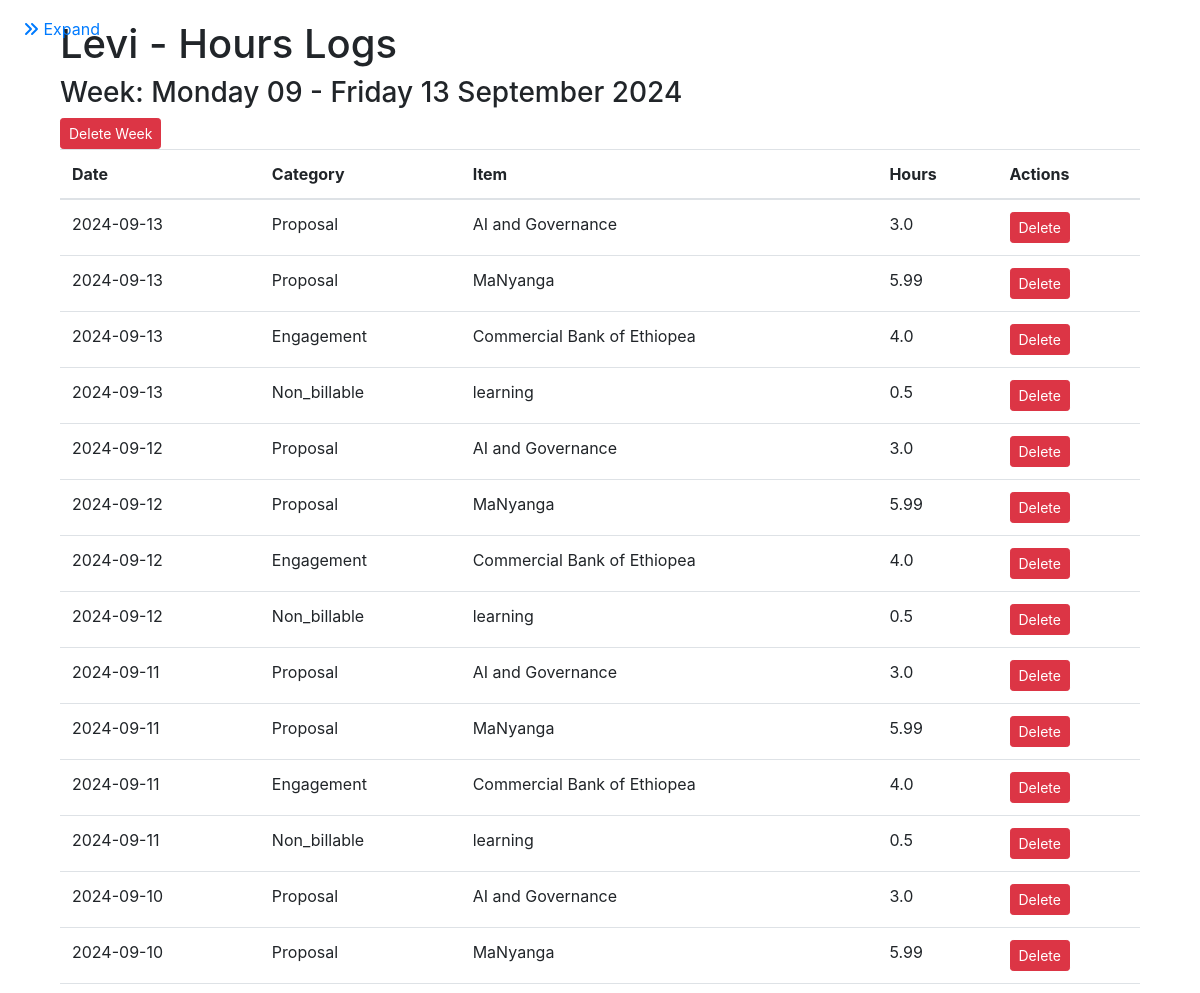
Page /view_logs/1 (upper part) on the earlier database version.
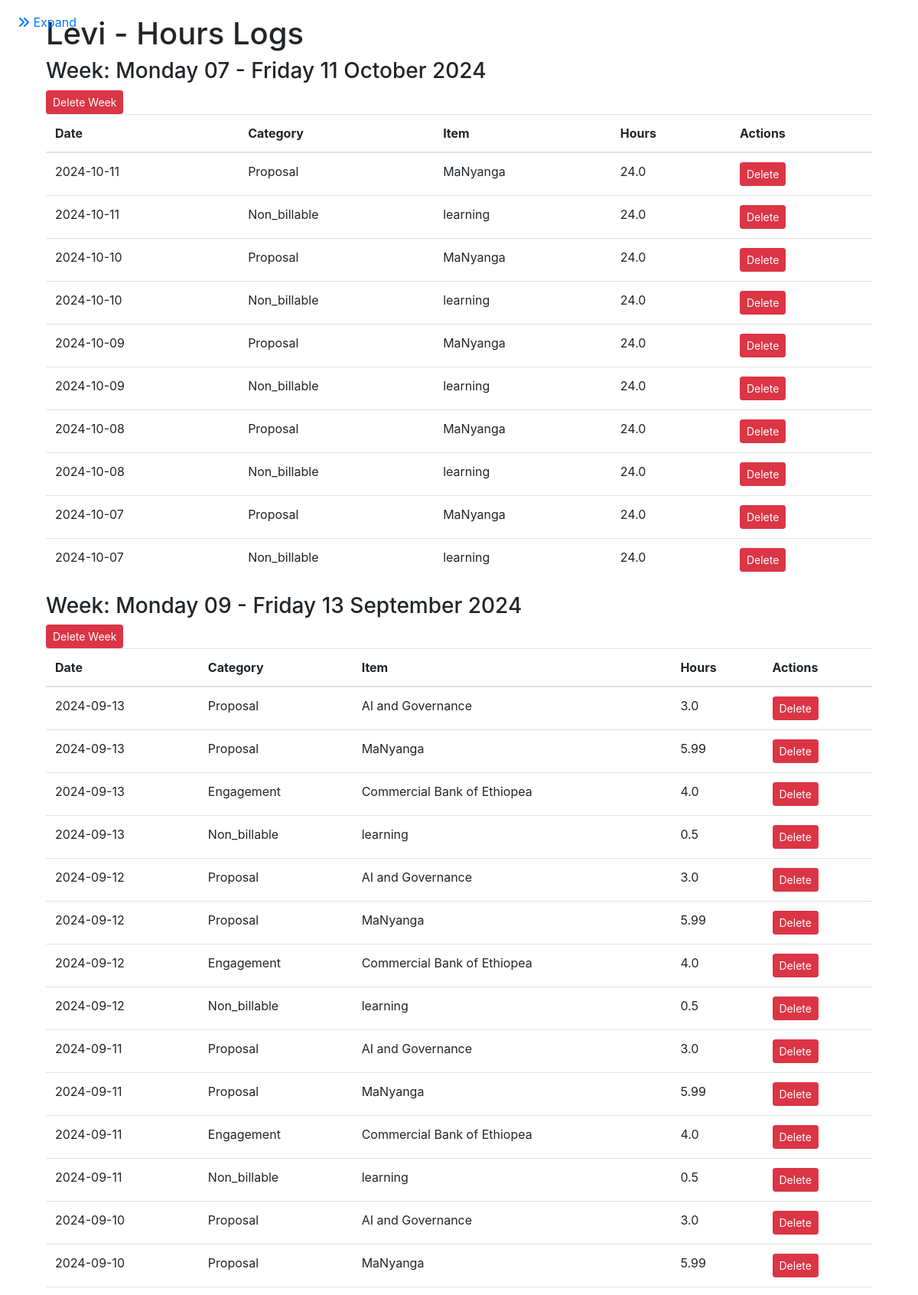
Same page on the later database version.
### app.py (models this page shows)
class Staff(db.Model):
    id = db.Column(db.Integer, primary_key=True)
    name = db.Column(db.String(100), nullable=False)
    email = db.Column(db.String(120), unique=True, nullable=False)
    leave_days_remaining = db.Column(db.Float, default=0.0)  # Leave days remaining in hours
    is_team_leader = db.Column(Boolean, default=False)  # New field to indicate if the staff is a team leader
    receive_notifications = db.Column(Boolean, default=True)  # New field for notification preferences
    engagements = db.relationship('Engagement', backref='team_leader', lazy=True)
    proposals = db.relationship('Proposal', backref='team_leader', lazy=True)
    hours_logs = db.relationship('HoursLog', backref='staff_member', lazy=True)
    leave_records = db.relationship('LeaveRecord', backref='staff', lazy=True)
    utilizations = db.relationship('Utilization', backref='staff', lazy=True)

class HoursLog(db.Model):
    id = db.Column(db.Integer, primary_key=True)
    staff_id = db.Column(db.Integer, db.ForeignKey('staff.id'))
    category = db.Column(db.String(20), nullable=False)
    item_id = db.Column(db.Integer, nullable=False)
    hours = db.Column(db.Float, nullable=False)
    date = db.Column(db.Date, nullable=False)  # Changed from week_start to date

class Proposal(db.Model):
    id = db.Column(db.Integer, primary_key=True)
    name = db.Column(db.String(100), nullable=False)
    team_leader_id = db.Column(db.Integer, db.ForeignKey('staff.id'))
    status = db.Column(db.String(10), nullable=False)

class Engagement(db.Model):
    id = db.Column(db.Integer, primary_key=True)
    name = db.Column(db.String(100), nullable=False)
    team_leader_id = db.Column(db.Integer, db.ForeignKey('staff.id'))
    status = db.Column(db.String(10), nullable=False)

class NonBillable(db.Model):
    id = db.Column(db.Integer, primary_key=True)
    name = db.Column(db.String(100), nullable=False)

### app.py (the view, shortened to what this page needs)
@app.route('/view_logs/<int:staff_id>', methods=['GET', 'POST'])
def view_logs(staff_id):
    staff = Staff.query.get_or_404(staff_id)
    page = request.args.get('page', 1, type=int)
    per_page = 50  # Number of logs to display per page
    logs = HoursLog.query.filter_by(staff_id=staff_id).order_by(HoursLog.date.desc()).paginate(page=page,
                                                                                               per_page=per_page)
    grouped_logs = {}
    for log in logs.items:
        start_of_week = log.date - timedelta(days=log.date.weekday())  # Monday of the week
        end_of_week = start_of_week + timedelta(days=4)  # Friday of the week
        week_label = f"{start_of_week.strftime('%A %d')} - {end_of_week.strftime('%A %d %B %Y')}"
        if week_label not in grouped_logs:
            grouped_logs[week_label] = []
        grouped_logs[week_label].append(log)
    return render_template('staff_logs.html', staff=staff, grouped_logs=grouped_logs, Proposal=Proposal,
                           Engagement=Engagement, NonBillable=NonBillable, logs=logs)

### templates/staff_logs.html (shortened to what this page needs)
{% extends 'base.html' %}
{% block content %}
<h1>{{ staff.name }} - Hours Logs</h1>
{% for week, week_logs in grouped_logs.items() %}
    <h3>Week: {{ week }}</h3>
    <form method="post" style="display:inline;">
        <button type="submit" class="btn btn-danger btn-sm" onclick="return confirm('Are you sure you want to delete all logs for this week?')">Delete Week</button>
    </form>
    <table class="table">
        <thead>
            <tr>
                <th>Date</th>
                <th>Category</th>
                <th>Item</th>
                <th>Hours</th>
                <th>Actions</th>
            </tr>
        </thead>
        <tbody>
            {% for log in week_logs %}
            <tr>
                <td>{{ log.date }}</td>
                <td>{{ log.category.capitalize() }}</td>
                <td>
                    {% if log.category == 'proposal' %}
                        {{ Proposal.query.get(log.item_id).name }}
                    {% elif log.category == 'engagement' %}
                        {{ Engagement.query.get(log.item_id).name }}
                    {% elif log.category == 'non_billable' %}
                        {{ NonBillable.query.get(log.item_id).name }}
                    {% endif %}
                </td>
                <td>{{ log.hours }}</td>
                <td>
                    <form method="post" class="d-inline">
                        <button type="submit" class="btn btn-danger btn-sm">Delete</button>
                    </form>
                </td>
            </tr>
            {% endfor %}
        </tbody>
    </table>
{% endfor %}
{% endblock %}

### templates/base.html (shortened to what this page needs)
<!DOCTYPE html>
<html lang="en">
<head>
    <link rel="stylesheet" href="https://cdnjs.cloudflare.com/ajax/libs/font-awesome/5.15.3/css/all.min.css">
    <link rel="stylesheet" href="https://maxcdn.bootstrapcdn.com/bootstrap/4.0.0/css/bootstrap.min.css">
</head>
<body>
    <div class="wrapper">
        <div class="content" id="main-content">
            <button class="btn btn-link" id="show-sidebar"><i class="fas fa-angle-double-right"></i> Expand</button>
            <div class="container">
                <main class="container">
                    {% block content %}{% endblock %}
                </main>
            </div>
        </div>
    </div>
</body>
</html>

### templates/base.html (style rules this page uses)
html, body { height: 100%; margin: 0; }
.wrapper { display: flex; min-height: 100vh; }
.content { flex: 1; padding: 20px; transition: margin-left 0.3s ease; }
#show-sidebar { position: fixed; top: 10px; left: 10px; z-index: 1001; }

Differences in the rows shown:
added HoursLog: date "2024-10-11", category "Proposal", {{ Proposal.query.get(log.item_id).name }} "MaNyanga", hours "24.0", shown under "Monday 07 - Friday 11 October 2024"
added HoursLog: date "2024-10-11", category "Non_billable", {{ NonBillable.query.get(log.item_id).name }} "learning", hours "24.0", shown under "Monday 07 - Friday 11 October 2024"
added HoursLog: date "2024-10-10", category "Proposal", {{ Proposal.query.get(log.item_id).name }} "MaNyanga", hours "24.0", shown under "Monday 07 - Friday 11 October 2024"
added HoursLog: date "2024-10-10", category "Non_billable", {{ NonBillable.query.get(log.item_id).name }} "learning", hours "24.0", shown under "Monday 07 - Friday 11 October 2024"
added HoursLog: date "2024-10-09", category "Proposal", {{ Proposal.query.get(log.item_id).name }} "MaNyanga", hours "24.0", shown under "Monday 07 - Friday 11 October 2024"
added HoursLog: date "2024-10-09", category "Non_billable", {{ NonBillable.query.get(log.item_id).name }} "learning", hours "24.0", shown under "Monday 07 - Friday 11 October 2024"
added HoursLog: date "2024-10-08", category "Proposal", {{ Proposal.query.get(log.item_id).name }} "MaNyanga", hours "24.0", shown under "Monday 07 - Friday 11 October 2024"
added HoursLog: date "2024-10-08", category "Non_billable", {{ NonBillable.query.get(log.item_id).name }} "learning", hours "24.0", shown under "Monday 07 - Friday 11 October 2024"
added HoursLog: date "2024-10-07", category "Proposal", {{ Proposal.query.get(log.item_id).name }} "MaNyanga", hours "24.0", shown under "Monday 07 - Friday 11 October 2024"
added HoursLog: date "2024-10-07", category "Non_billable", {{ NonBillable.query.get(log.item_id).name }} "learning", hours "24.0", shown under "Monday 07 - Friday 11 October 2024"
Other differences:
new list line: "Week: Monday 07 - Friday 11 October 2024 Delete Week Date Category Item Hours Actions"
